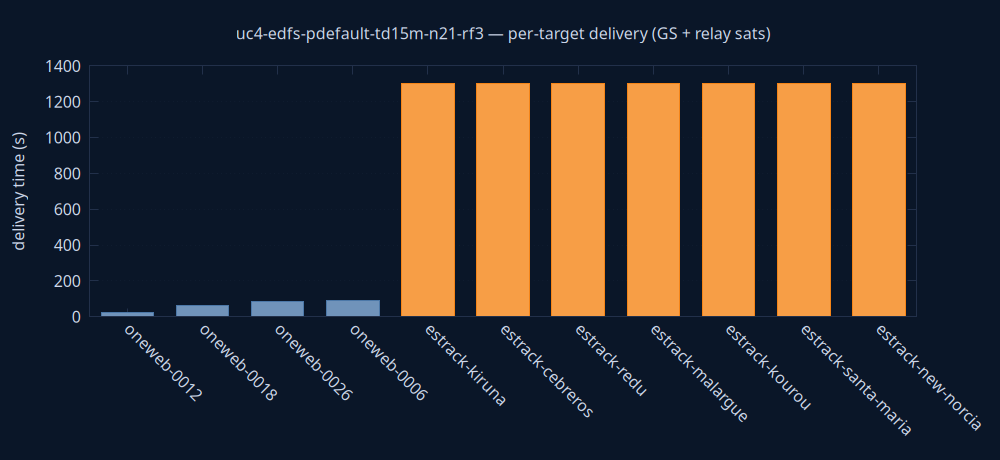

Source code (gnuplot):
set terminal pngcairo size 1000,460 background rgb '#0a1628'
set output 'delivery.png'
set style fill solid 0.8
set boxwidth 0.7 relative
set border lc rgb '#22304a'
set grid ytics lc rgb '#22304a'
set yrange [0:*]
set ylabel 'delivery time (s)' textcolor rgb '#cdd7ea'
set xtics rotate by -45 textcolor rgb '#cdd7ea'
set ytics textcolor rgb '#cdd7ea'
set title 'uc4-edfs-pdefault-td15m-n21-rf3 — per-target delivery (GS + relay sats)' textcolor rgb '#cdd7ea'
plot 'delivery.dat' using 0:2:3:xtic(1) with boxes lc rgb variable notitle
